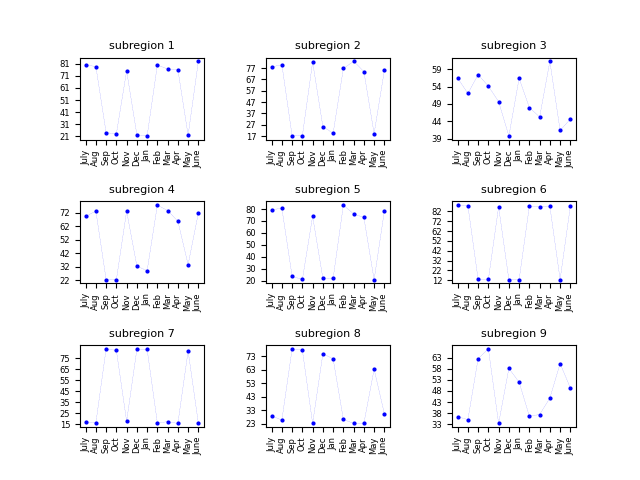

The script that saved this image:
import matplotlib
matplotlib.use('Agg')
import matplotlib.pyplot as plt
import numpy as np
import pandas as pd

x = ['July', 'Aug', 'Sep', 'Oct', 'Nov', 'Dec', 'Jan', 'Feb', 'Mar', 'Apr',
 'May', 'June']
sub_regions_predictions = [[] for _ in range(9)]

for forecast_horizon in range(1, 13):
    testing_predictions_address = f"../../experiments/real_prediction/results/glm/{forecast_horizon}/prediction/future prediction/future prediction forecast horizon = {forecast_horizon}.csv"
    testing_predictions_df = pd.read_csv(testing_predictions_address)
for s_r in range(1, 10):
        sub_regions_predictions[s_r-1].append(round(testing_predictions_df.loc[(testing_predictions_df['spatial id']==s_r) & (testing_predictions_df['temporal id']==f'669+{forecast_horizon}'), 'class 1'].tolist()[0] * 100, 2))

for s_r in range(9):
    print(sub_regions_predictions[s_r])

fig, ax = plt.subplots(3, 3)

for i in range(3):
    for j in range(3):
        ax[i][j].plot(x, sub_regions_predictions[3 * i + j], '--bo', linewidth=0.1, markersize=2)
        ax[i][j].set_title(f'subregion {3 * i + j + 1}', fontsize=8)
        ax[i][j].tick_params(axis='y', labelsize=6)
        ax[i][j].set_xticklabels(labels=x, rotation=90, fontsize=6)
        f = np.floor(min(sub_regions_predictions[3 * i + j]))
        c = np.ceil(max(sub_regions_predictions[3 * i + j]))
        ax[i][j].set_yticks(np.arange(f,
                                      c,
                                      1 if c - f <= 5 else (2 if c - f <= 10 else 5 if c -f <=40 else 10)))
fig.subplots_adjust(wspace=0.5, hspace=0.75)
fig.savefig('glm_real_prediction_fig.png', format='png')
fig.savefig('glm_real_prediction_fig.svg', format='svg')
